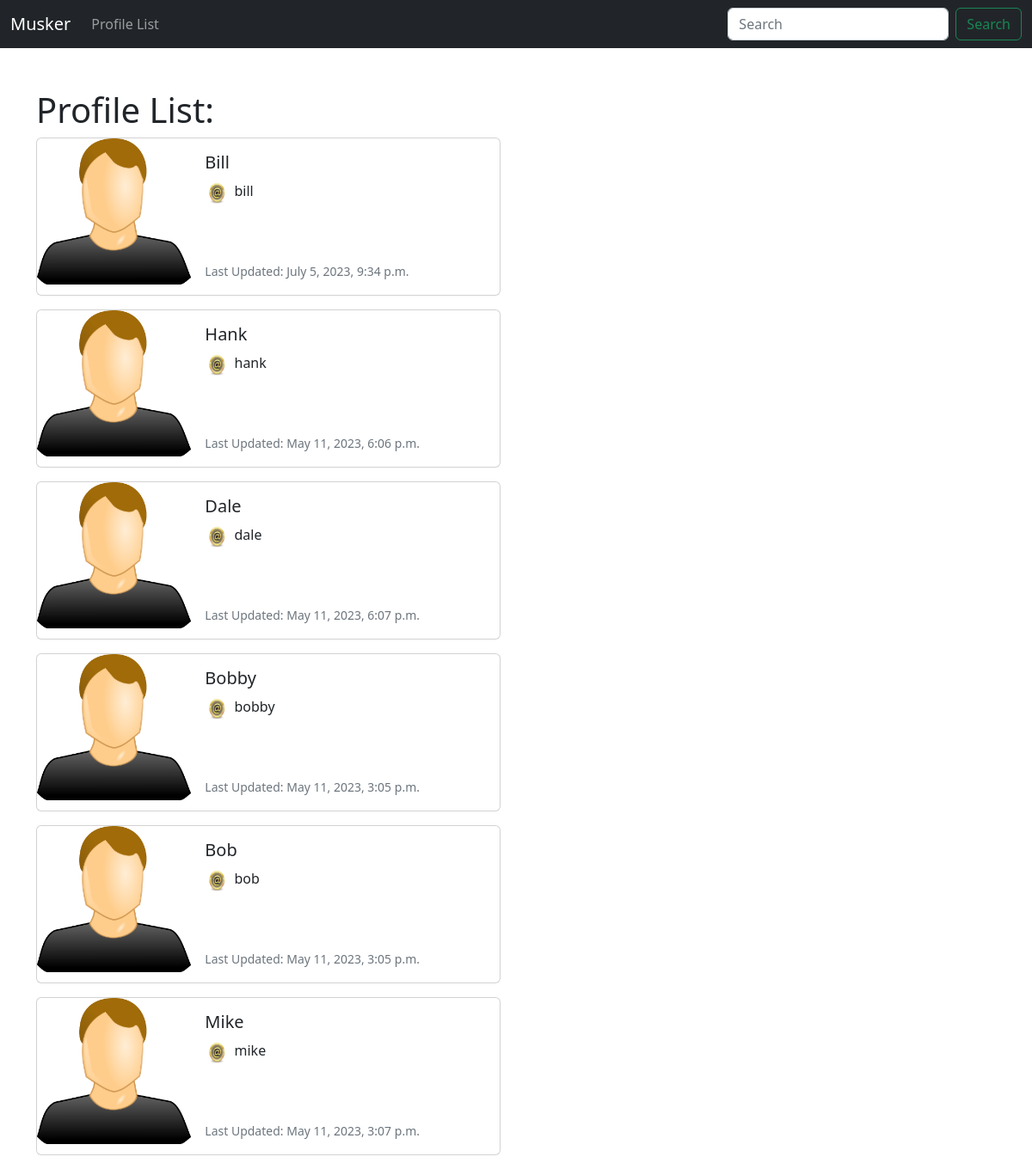
Screenshot of /profile_list/ (signed in) with the database file from the repository.
### musker/models.py (models this page shows, shortened)
class Profile(models.Model):
    user = models.OneToOneField(User, on_delete=models.CASCADE)
    follow = models.ManyToManyField(
        "self",
        related_name="followed_by",
        symmetrical=False,
        blank=True
        )
    date_modified = models.DateTimeField(User, auto_now=True)

### musker/views.py (the view)
# urls.py: path('profile_list/', views.profile_list, name="profile_list"),
def profile_list(request):
    if request.user.is_authenticated:
        profiles = Profile.objects.exclude(user=request.user)
        return render(request, 'musker/profile_list.html', {
            "profiles": profiles,
    })
    else:
        messages.success(request, ("You must be logged in to view this page!"))
        return render(request, 'musker/home.html')

### musker/templates/musker/profile_list.html
{% extends 'musker/base.html' %}
{% load static %}
{% block content %}
    <h1>Profile List: </h1>
    {% if profiles %}
        {% for profile in profiles %}
        <div class="card mb-3" style="max-width: 540px;">
            <div class="row g-0">
              <div class="col-md-4">
                <img src="{% static 'images/default_profile_pic.png' %}" class="img-fluid rounded-start" alt="...">
              </div>
              <div class="col-md-8">
                <div class="card-body">
                  <h5 class="card-title">{{ profile.user.username }}</h5>
                  <p class="card-text"><img src="{% static 'images/at_sign.png' %}" class="img-fluid rounded-start" alt="..." style="height: 30px; width: 30px;"> {{ profile.user.username|lower }}</p>
                  <br><br>
                  <p class="card-text"><small class="text-muted">Last Updated: {{ profile.date_modified }} </small></p>
                </div>
              </div>
            </div>
          </div>
        {% endfor %}
    {% endif %}
{% endblock content %}

### rows the page displays
Profile: user.username "Bill", user.username "bill", date_modified "July 5, 2023, 9:34 p.m."
Profile: user.username "Hank", user.username "hank", date_modified "May 11, 2023, 6:06 p.m."
Profile: user.username "Dale", user.username "dale", date_modified "May 11, 2023, 6:07 p.m."
Profile: user.username "Bobby", user.username "bobby", date_modified "May 11, 2023, 3:05 p.m."
Profile: user.username "Bob", user.username "bob", date_modified "May 11, 2023, 3:05 p.m."
Profile: user.username "Mike", user.username "mike", date_modified "May 11, 2023, 3:07 p.m."
